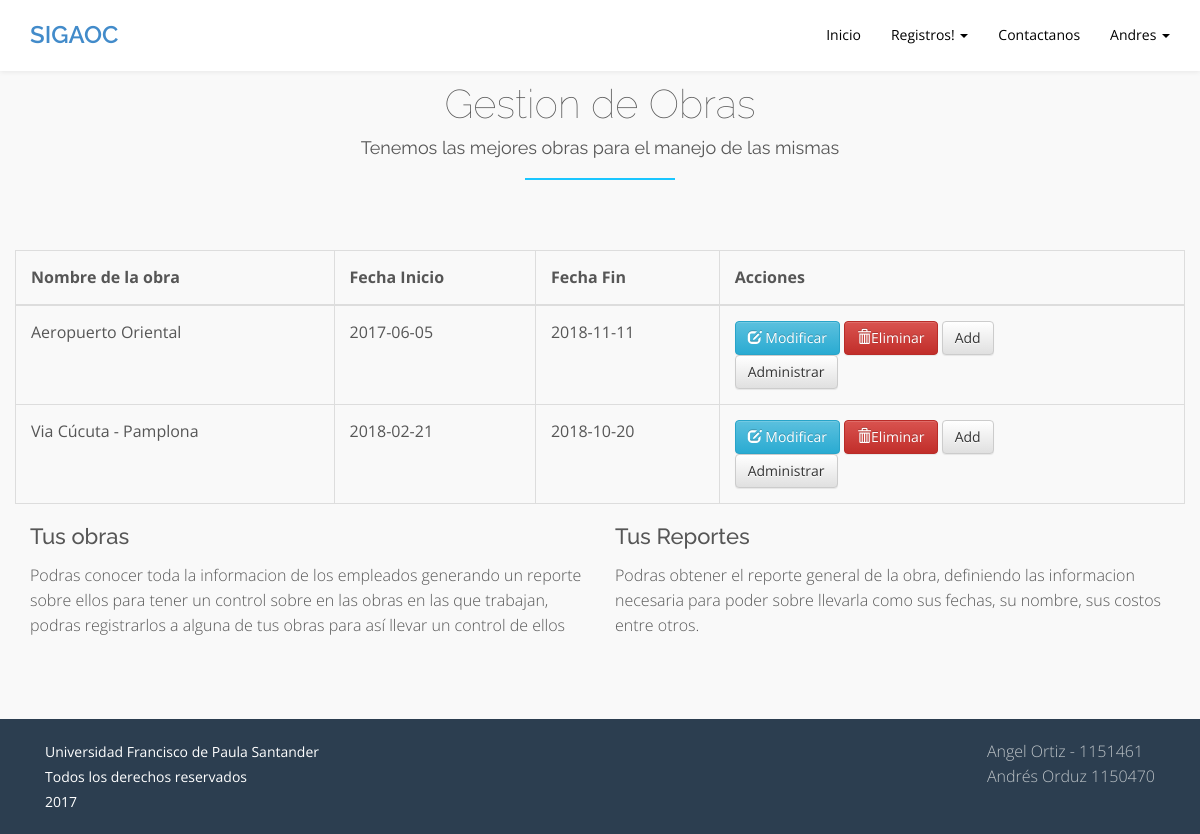
Screenshot of /gestion/gestionar_obras.php (signed in) with the database file from the repository.
### tables this page shows
CREATE TABLE `obra` (
  `id_obra` int(11) NOT NULL,
  `nombre` varchar(30) NOT NULL,
  `fecha_inicio` date NOT NULL,
  `fecha_fin` date NOT NULL
);

### gestion/obras_gestionar.php (the view, shortened to what this page needs)
<?php
$con=@mysqli_connect('localhost', 'root', '', 'obra_civil');
   $ID = $_SESSION['id_administrador'];
   $sql="SELECT obra.id_obra,obra.nombre,obra.fecha_inicio,obra.fecha_fin FROM ADMINISTRADOR INNER JOIN obra_x_admin on administrador.id_administrador= obra_x_admin.id_admin inner join obra on obra_x_admin.id_obra=obra.id_obra WHERE administrador.id_administrador='$ID'";
   $query = mysqli_query($con,$sql);
   if($query)
   {
    ?>
    <table class="table table-bordered">
        <thead>
          <tr>
            <th>Nombre de la obra</th>
            <th>Fecha Inicio</th>
            <th>Fecha Fin</th>
            <th>Acciones</th>
          </tr>
        </thead>
        <tbody>
    <?php
    while($row = mysqli_fetch_row($query))
    {
     if(empty($row))
     {
      ?>
      <div class="alert alert-info" role="alert">
       <button type="button" class="close" data-dismiss="alert">&times;</button>
        <strong></strong>
        <?php
        echo "No se encontraron Resultados!";
        ?>
      </div>
 <?php
      break;
    }
    else
    {
 ?>
    <tr>
    <td><?php echo $row[1];?></td>
    <td><?php echo $row[2]; ?></td>
    <td><?php echo $row[3]; ?></td>
    <td>
        <button type="button" id="btnActualizar" data-toggle="modal" data-target="#modalobra" class="btn btn-info" data-id="<?php echo $row[0];?>" data-nombre="<?php echo $row[1];?>" data-fechaini="<?php echo $row[2]; ?>" data-fechafin="<?php echo $row[3];?>"><i class='glyphicon glyphicon-edit'></i> Modificar </button>
        <button type="button" id="btnEliminar" data-toggle="modal" data-target="#dataDelete"class="btn btn-danger" data-id="<?php echo $row[0];?>"><i class='glyphicon glyphicon-trash'></i>Eliminar</button>
        <button type="button" id="btnAdd" data-toggle="modal" data-target="#administrar_obra" class="btn btn-default" data-id="<?php echo $row[0];?>">Add</button>
          <form action="administrar_obra.php" method="get" id="formReporte">
           <input type="submit" name="submitreporte"class="btn btn-default" value="Administrar" target="_blank"></input>
           <input type="hidden" name="idObraPdf" value="<?php printf($row[0]); ?>">
          </form>
      </td>
     </tr>
    <?php
     }
    }
    ?>
     </tbody>
    </table>
    <?php
   }

### css/style.css (style rules this page uses)
html, button, input, select, textarea { color: #222; }
html { font-size: 1em; line-height: 1.4; }
html, body { background-color: #fff; font-size: 16px; color: #565656; width:100%; padding:0; margin-left:0; margin-right:0; font-family: 'Open Sans', sans-serif; -webkit-font-smoothing:antialiased; font-weight: 300; }
a, button, a span { -webkit-transition: 0.2s ease-in-out; -o-transition: 0.2s ease-in-out; transition: 0.2s ease-in-out; }
*, *:before, *:after { -webkit-box-sizing:border-box; -moz-box-sizing:border-box; box-sizing:border-box; }
.table > thead > tr > th, .table > tbody > tr > td { padding: 15px; }

### rows the page displays
obra: nombre "Aeropuerto Oriental", fecha_inicio "2017-06-05", fecha_fin "2018-11-11"
obra: nombre "Via Cúcuta - Pamplona", fecha_inicio "2018-02-21", fecha_fin "2018-10-20"

### other values shown
$_SESSION['nombre'] "Andres"
